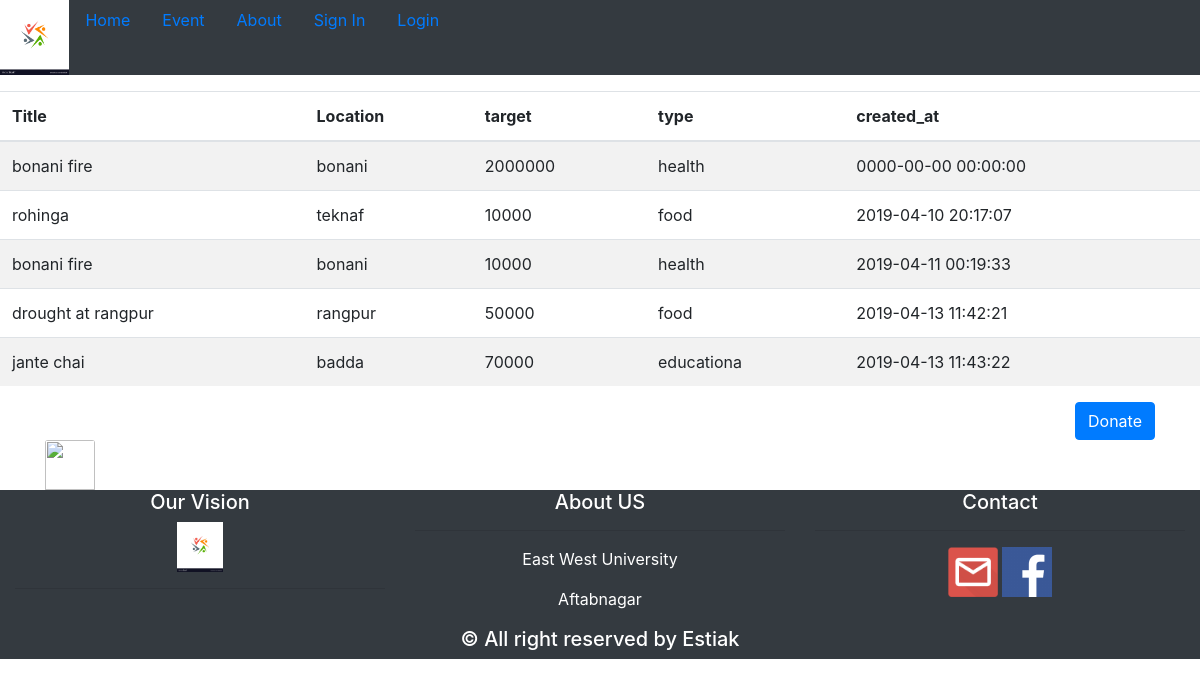
Screenshot of /event_details.php with the database file from the repository.
### tables this page shows
CREATE TABLE `event` (
  `title` varchar(25) NOT NULL,
  `location` varchar(20) NOT NULL,
  `target` int(10) NOT NULL,
  `type` varchar(10) NOT NULL,
  `created_at` datetime DEFAULT NULL
);

### event_details.php (the view, shortened to what this page needs)
<?php include "navbar.php" ?>
<table class="table table-striped">
    <div class="table responsive">
        <thead>
            <tr>
              <th>Title</th>
              <th>Location</th>
              <th>target</th>
              <th>type</th>
              <th>created_at</th>
            </tr>
        </thead>
        <tbody>
<?php
$conn= mysqli_connect('localhost','root','','test');
	$sql="SELECT * FROM event";
	if($result=mysqli_query($conn,$sql)){
    if(mysqli_num_rows($result)>0){
    	while($row=mysqli_fetch_array($result)){
				echo '<tr>
                  <td scope="row">' . $row["title"]. '</td>
                  <td>' . $row["location"] .'</td>
                  <td>' . $row["target"] .'</td>
                  <td> '.$row["type"] .'</td>
                  <td> '.$row["created_at"] .'</td>
                  </tr>';
			}
		}
	}
else{
    echo "ERROR: Could not able to execute $sql. " . mysqli_error($conn);
}
?>
</tbody>
    </div>
</table>
<div class="container">
  <div class="text-right"><a href="payment.php"  class="btn btn-primary">Donate</a></div>
	<a href="body.php"><img class="card-img-top" align="center" style="height:50px ;width:50px ;" src="img/back.png"></a>
</div>
<?php  include("footer.php")?>

### navbar.php (shortened to what this page needs)
<!DOCTYPE html>
<html lang="en">
<head>
    <link rel="stylesheet" href="https://maxcdn.bootstrapcdn.com/bootstrap/4.0.0/css/bootstrap.min.css">
</head>
<body>
  <ul class="nav nav-pills navbar-expand-md sticky-top bg-dark ">
    <li class="nav-item ">
      <img src="img/logo.jpg" style="height:75px">
    </li>
    <li class="nav-item ">
      <a class="nav-link  " data-toggle="pill" href="body.php">Home</a>
    </li>
    <li class="nav-item">
      <a class="nav-link" data-toggle="pill" href="event_details.php">Event</a>
    </li>
    <li class="nav-item ">
      <a class="nav-link" data-toggle="pill" href="about.php">About</a>
    </li>
    <li class="nav-item ">
      <a class="nav-link" data-toggle="pill" href="reg.php">Sign In</a>
    </li>
   <li class="nav-item ">
      <a class="nav-link" data-toggle="pill" href="login.php">Login</a>
    </li>
  </ul>
</body>
</html>

### footer.php (shortened to what this page needs)
<html>
   <head>
      <link rel="stylesheet" href="https://maxcdn.bootstrapcdn.com/bootstrap/4.0.0/css/bootstrap.min.css">
   </head>
<body>
<footer >
	<div class="container-fluid padding bg-dark" style="bottom:0;">
		<div class="row text-center  text-white">
			<div class="col-md-4">
				<h5>Our Vision</h5>
				<a href="mission.php"><img src="img/logo.jpg" style="height:50px"></a>
				<hr class="light text-white">
			</div>
			<div class="col-md-4">
				<div class="light  text-white">
					<h5>About US</h5>
					<hr class="light">
					<p>East West University</p>
				<p>Aftabnagar</p>
				</div>
			</div>
			<div class="col-md-4">
				<div class="light text-white">
					<h5>Contact</h5>
					<hr class="light">
					<a href="https://www.facebook.com/"><img src="img/gmail.png" style="height:50px;width: 30"></a>
					<a href="https://www.facebook.com/"><img src="img/facebook.png" style="height:50px;width: 30"></a>
				</div>
			</div>
			<div class="col-12">
				<div class="light">
					<h5>&copy All right  reserved by Estiak</h5>
				</div>
			</div>
		</div>
	</div>
</footer>
</body>
</html>

### rows the page displays
event: title "bonani fire", location "bonani", target "2000000", type "health", created_at "0000-00-00 00:00:00"
event: title "rohinga", location "teknaf", target "10000", type "food", created_at "2019-04-10 20:17:07"
event: title "bonani fire", location "bonani", target "10000", type "health", created_at "2019-04-11 00:19:33"
event: title "drought at rangpur", location "rangpur", target "50000", type "food", created_at "2019-04-13 11:42:21"
event: title "jante chai", location "badda", target "70000", type "educationa", created_at "2019-04-13 11:43:22"
